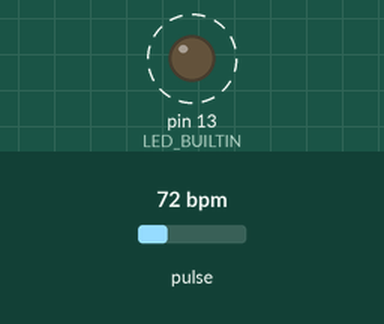
Simulated run of this sketch. Board: Arduino Uno, built with avr-gcc and run on an emulated ATmega328P. On the bench: output pins drawn as LEDs (lit = HIGH). Dashed ring = blinking. The inputs (shaded band) are chosen by the test bench; at power-on: pulse 72 bpm. What the sketch prints to the serial monitor is not drawn.

Above: at 1.2 s.
1.3 s: pulse set to 42 bpm
At 3.0 s:
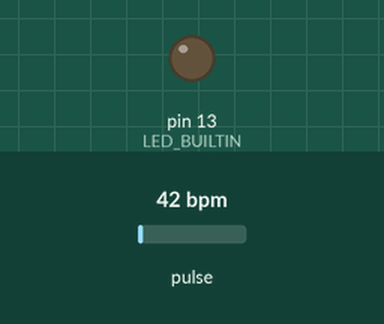
3.7 s: pulse set to 100 bpm
At 4.42 s:
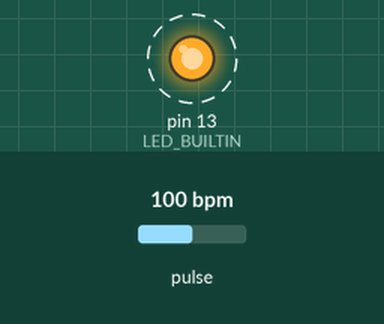
Timing chart, 0 to 12.7 s (numbered marks = the images above; inputs shaded):
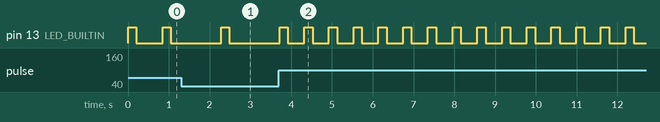

Measured:
- after the input at 3.7 s, pin 13 (LED_BUILTIN): alternates HIGH for 0.20 s and LOW for 0.40 s, starting after 0.62 s

The sketch:

heartrate_sensor_component.ino
```cpp
#include <PulseSensorPlayground.h>

const int PulseWire = 0;
const int LED = LED_BUILTIN;
int Threshold = 550;

PulseSensorPlayground pulseSensor;

void setup() {
  Serial.begin(9600);
  pulseSensor.analogInput(PulseWire);
  pulseSensor.blinkOnPulse(LED);
  pulseSensor.setThreshold(Threshold);
  if (pulseSensor.begin()) {
    Serial.println("We created a pulseSensor Object !");
  }
}

void loop() {
  if (pulseSensor.sawStartOfBeat()) {
    int myBPM = pulseSensor.getBeatsPerMinute();
    Serial.println("♥  A HeartBeat Happened ! ");
    Serial.print("BPM: ");
    Serial.println(myBPM);
  }
  delay(20);
}
```
